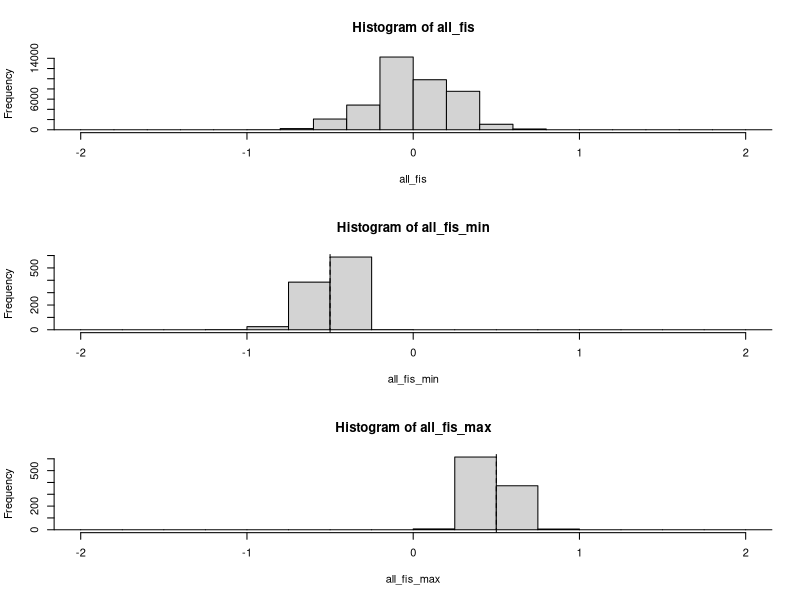

The R script that drew this image:
# Simulate SNP datasets to evaluate the impact of Fis filtering

# Cleanup workspac
rm(list=ls())

# Global variables
num_populations = 40
num_samples = 40
num_loci = 1000
maf = 0.2

# Computing basic frequencies
q = maf
p = 1 - q
AA = p ^ 2
BB = q ^ 2
AB = 2 * p * q
expected = 2 * p * q

# Pick genotypes for one locus
all_fis = NULL
all_fis_min = NULL
all_fis_max = NULL

# Iterate over loci
for (l in seq(num_loci)) {
    fis = NULL
    fis_min = NULL
    fis_max = NULL

    # Iterate over populations
    for (p in seq(num_populations)) {
        heterozygotes = 0

        # Iterate over samples
        for (s in seq(num_samples)) {
            rand = runif(1)

            if (rand <= AB) {
                if (rand >= 0) {
                    heterozygotes = heterozygotes + 1
                }

            }
        }

        observed = heterozygotes / num_samples
        fis = c(fis, (expected - observed) / expected)
    }

    all_fis = c(all_fis, fis)

    fis_min = c(fis_min, min(as.numeric(fis)))
    all_fis_min = c(all_fis_min, fis_min)

    fis_max = c(fis_max, max(as.numeric(fis)))
    all_fis_max = c(all_fis_max, fis_max)
}

# Plot Fis distribution
par(mfrow=c(3, 1))
hist(all_fis, xlim=c(-2, 2), breaks=seq(-10, 10, 0.2), col="lightgrey")

# Plot distribution of worst Fis amont the populations for each locus
hist(all_fis_min, xlim=c(-2, 2), breaks=seq(-10, 10, 0.25), col="lightgrey")
abline(v=-0.5, lty=2)
hist(all_fis_max, xlim=c(-2, 2), breaks=seq(-10, 10, 0.25), col="lightgrey")
abline(v=0.5, lty=2)

#print(all_fis_min)
